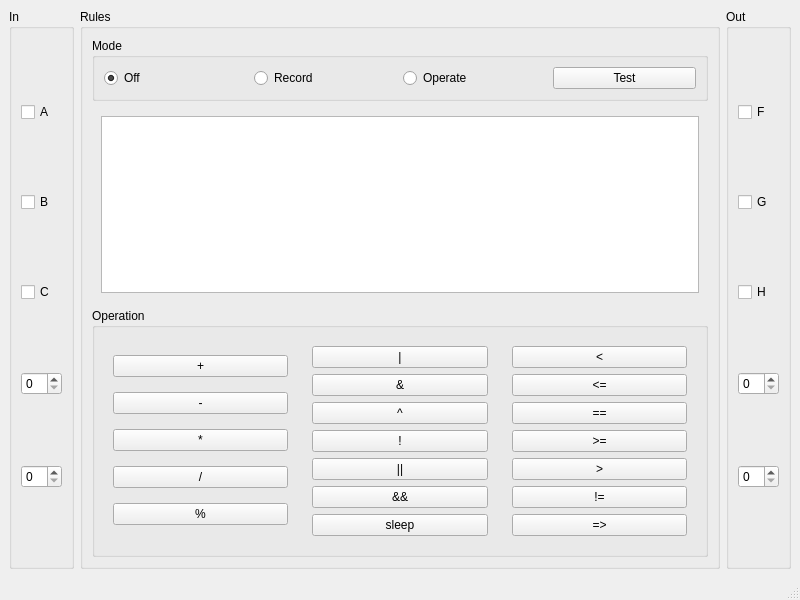
<?xml version="1.0" encoding="UTF-8"?>
<ui version="4.0">
 <class>MainWindow</class>
 <widget class="QMainWindow" name="MainWindow">
  <property name="geometry">
   <rect>
    <x>0</x>
    <y>0</y>
    <width>800</width>
    <height>600</height>
   </rect>
  </property>
  <property name="windowTitle">
   <string>MainWindow</string>
  </property>
  <widget class="QWidget" name="centralwidget">
   <layout class="QHBoxLayout" name="layout_centralwidget">
    <item>
     <widget class="QGroupBox" name="groupBox_in">
      <property name="title">
       <string>In</string>
      </property>
      <layout class="QVBoxLayout" name="verticalLayout">
       <item>
        <widget class="QCheckBox" name="checkBox_A">
         <property name="text">
          <string>A</string>
         </property>
        </widget>
       </item>
       <item>
        <widget class="QCheckBox" name="checkBox_B">
         <property name="text">
          <string>B</string>
         </property>
        </widget>
       </item>
       <item>
        <widget class="QCheckBox" name="checkBox_C">
         <property name="text">
          <string>C</string>
         </property>
        </widget>
       </item>
       <item>
        <widget class="QSpinBox" name="spinBox_D"/>
       </item>
       <item>
        <widget class="QSpinBox" name="spinBox_E"/>
       </item>
      </layout>
     </widget>
    </item>
    <item>
     <widget class="QGroupBox" name="groupBox_rules">
      <property name="title">
       <string>Rules</string>
      </property>
      <layout class="QVBoxLayout" name="verticalLayout_4">
       <item>
        <widget class="QGroupBox" name="groupBox">
         <property name="title">
          <string>Mode</string>
         </property>
         <layout class="QHBoxLayout" name="horizontalLayout">
          <item>
           <widget class="QRadioButton" name="radioButton_off">
            <property name="text">
             <string>Off</string>
            </property>
            <property name="checked">
             <bool>true</bool>
            </property>
           </widget>
          </item>
          <item>
           <widget class="QRadioButton" name="radioButton_record">
            <property name="text">
             <string>Record</string>
            </property>
           </widget>
          </item>
          <item>
           <widget class="QRadioButton" name="radioButton_operate">
            <property name="text">
             <string>Operate</string>
            </property>
           </widget>
          </item>
          <item>
           <widget class="QPushButton" name="pushButton_test">
            <property name="text">
             <string>Test</string>
            </property>
           </widget>
          </item>
         </layout>
        </widget>
       </item>
       <item>
        <widget class="QWidget" name="widget" native="true">
         <layout class="QHBoxLayout" name="horizontalLayout_3">
          <item>
           <widget class="QPlainTextEdit" name="plainTextEdit_rules"/>
          </item>
         </layout>
        </widget>
       </item>
       <item>
        <widget class="QGroupBox" name="groupBox_operations">
         <property name="title">
          <string>Operation</string>
         </property>
         <layout class="QHBoxLayout" name="horizontalLayout_4">
          <item>
           <widget class="QWidget" name="widget_4" native="true">
            <layout class="QVBoxLayout" name="verticalLayout_3">
             <item>
              <widget class="QPushButton" name="pushButton_plus">
               <property name="text">
                <string>+</string>
               </property>
              </widget>
             </item>
             <item>
              <widget class="QPushButton" name="pushButton_minus">
               <property name="text">
                <string>-</string>
               </property>
              </widget>
             </item>
             <item>
              <widget class="QPushButton" name="pushButton_times">
               <property name="text">
                <string>*</string>
               </property>
              </widget>
             </item>
             <item>
              <widget class="QPushButton" name="pushButton_divide">
               <property name="text">
                <string>/</string>
               </property>
              </widget>
             </item>
             <item>
              <widget class="QPushButton" name="pushButton_rest">
               <property name="text">
                <string>%</string>
               </property>
              </widget>
             </item>
            </layout>
           </widget>
          </item>
          <item>
           <widget class="QWidget" name="widget_3" native="true">
            <layout class="QVBoxLayout" name="verticalLayout_5">
             <item>
              <widget class="QPushButton" name="pushButton_bitwise_or">
               <property name="text">
                <string>|</string>
               </property>
              </widget>
             </item>
             <item>
              <widget class="QPushButton" name="pushButton_bitewise_and">
               <property name="text">
                <string>&amp;&amp;</string>
               </property>
              </widget>
             </item>
             <item>
              <widget class="QPushButton" name="pushButton_explusive_or">
               <property name="text">
                <string>^</string>
               </property>
              </widget>
             </item>
             <item>
              <widget class="QPushButton" name="pushButton_not">
               <property name="text">
                <string>!</string>
               </property>
              </widget>
             </item>
             <item>
              <widget class="QPushButton" name="pushButton_or">
               <property name="text">
                <string>||</string>
               </property>
              </widget>
             </item>
             <item>
              <widget class="QPushButton" name="pushButton_and">
               <property name="text">
                <string>&amp;&amp;&amp;&amp;</string>
               </property>
              </widget>
             </item>
             <item>
              <widget class="QPushButton" name="pushButton_sleep">
               <property name="text">
                <string>sleep</string>
               </property>
              </widget>
             </item>
            </layout>
           </widget>
          </item>
          <item>
           <widget class="QWidget" name="widget_2" native="true">
            <layout class="QVBoxLayout" name="verticalLayout_6">
             <item>
              <widget class="QPushButton" name="pushButton_lt">
               <property name="text">
                <string>&lt;</string>
               </property>
              </widget>
             </item>
             <item>
              <widget class="QPushButton" name="pushButton_le">
               <property name="text">
                <string>&lt;=</string>
               </property>
              </widget>
             </item>
             <item>
              <widget class="QPushButton" name="pushButton_eq">
               <property name="text">
                <string>==</string>
               </property>
              </widget>
             </item>
             <item>
              <widget class="QPushButton" name="pushButton_ge">
               <property name="text">
                <string>&gt;=</string>
               </property>
              </widget>
             </item>
             <item>
              <widget class="QPushButton" name="pushButton_gt">
               <property name="text">
                <string>&gt;</string>
               </property>
              </widget>
             </item>
             <item>
              <widget class="QPushButton" name="pushButton_ne">
               <property name="text">
                <string>!=</string>
               </property>
              </widget>
             </item>
             <item>
              <widget class="QPushButton" name="pushButton_assign">
               <property name="text">
                <string>=&gt;</string>
               </property>
              </widget>
             </item>
            </layout>
           </widget>
          </item>
         </layout>
        </widget>
       </item>
      </layout>
     </widget>
    </item>
    <item>
     <widget class="QGroupBox" name="groupBox_out">
      <property name="title">
       <string>Out</string>
      </property>
      <layout class="QVBoxLayout" name="verticalLayout_2">
       <item>
        <widget class="QCheckBox" name="checkBox_F">
         <property name="text">
          <string>F</string>
         </property>
        </widget>
       </item>
       <item>
        <widget class="QCheckBox" name="checkBox_G">
         <property name="text">
          <string>G</string>
         </property>
        </widget>
       </item>
       <item>
        <widget class="QCheckBox" name="checkBox_H">
         <property name="text">
          <string>H</string>
         </property>
        </widget>
       </item>
       <item>
        <widget class="QSpinBox" name="spinBox_I"/>
       </item>
       <item>
        <widget class="QSpinBox" name="spinBox_J"/>
       </item>
      </layout>
     </widget>
    </item>
   </layout>
  </widget>
  <widget class="QMenuBar" name="menubar">
   <property name="geometry">
    <rect>
     <x>0</x>
     <y>0</y>
     <width>800</width>
     <height>22</height>
    </rect>
   </property>
  </widget>
  <widget class="QStatusBar" name="statusbar"/>
 </widget>
 <resources/>
 <connections/>
</ui>
